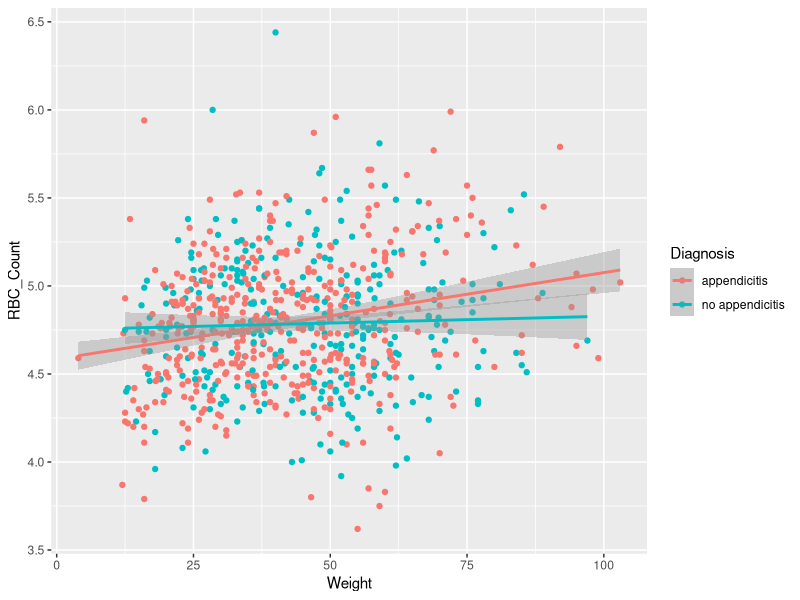
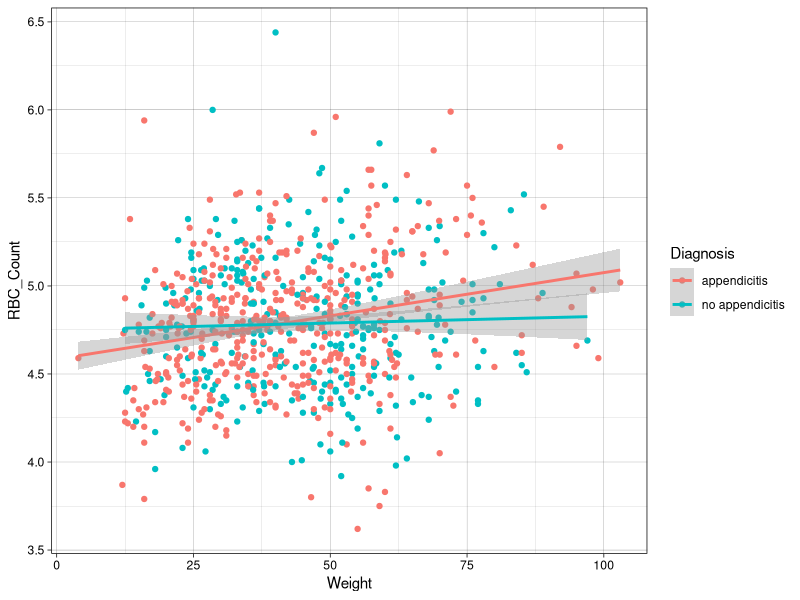
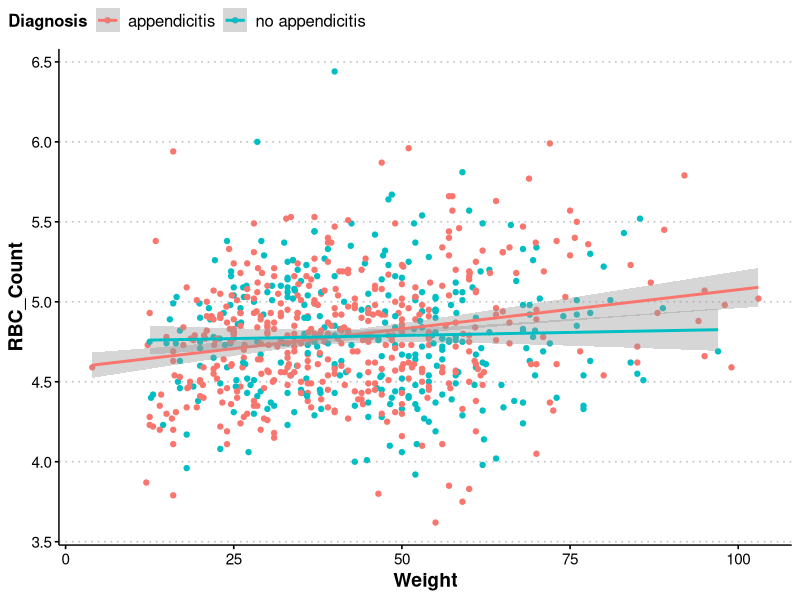

These figures' R source, in order: (Note: this script raises an error after producing the figures.)
## ---- chunk 1
library(tidyverse)
library(readxl)
app_data <- read_excel("data/app_data.xlsx", sheet = 1)
app_data <- app_data |>
  mutate(BMI = as.numeric(BMI),
         US_Number = as.character(US_Number),
         SexF = factor(Sex, levels = c("female", "male"), labels = c("Female", "Male")),
         DiagnosisF = as.factor(Diagnosis),
         SeverityF = as.factor(Severity))
## ---- chunk 2
g <- ggplot(app_data |> 
              drop_na(RBC_Count, Weight, Diagnosis) |> 
              filter(RBC_Count < 8), 
            aes(x = Weight, y = RBC_Count, color = Diagnosis))
g_scatter <- g + geom_point() +  
    geom_smooth(method = lm) 
g_scatter
## ---- chunk 3
g_scatter +
  theme_linedraw()
## ---- chunk 4
t <- ggthemes::theme_clean() + 
  theme(plot.background = element_rect(color = NA),
        axis.title = element_text(size = 14, face = "bold"),
        axis.text = element_text(size = 11),
        legend.background = element_rect(color = NA),
        legend.position = 'top',
        legend.justification.top = 'left',
        legend.location = 'plot',
        legend.text = element_text(size = 12),
        legend.margin = margin(0, 0, 0, 0),
        plot.title.position = 'plot',
        strip.text = element_text(size = 14, face = "bold"))
## ---- chunk 5
g_scatter + t
## ---- chunk 6
g2 <- ggplot(app_data |> 
               drop_na(RBC_Count, Weight, Diagnosis) |> 
               filter(RBC_Count < 8, Diagnosis == "appendicitis"), 
            aes(x = Weight, y = RBC_Count))
g_density_append <- g2 + 
  geom_density_2d(color = "red") + 
  t
g3 <- ggplot(app_data |> 
               drop_na(RBC_Count, Weight, Diagnosis) |> 
               filter(RBC_Count < 8, Diagnosis == "no appendicitis"), 
            aes(x = Weight, y = RBC_Count))
g_density_noappend <- g3 + 
  geom_density_2d() + 
  t
(g_density_append + g_density_noappend)/g_scatter_custom
